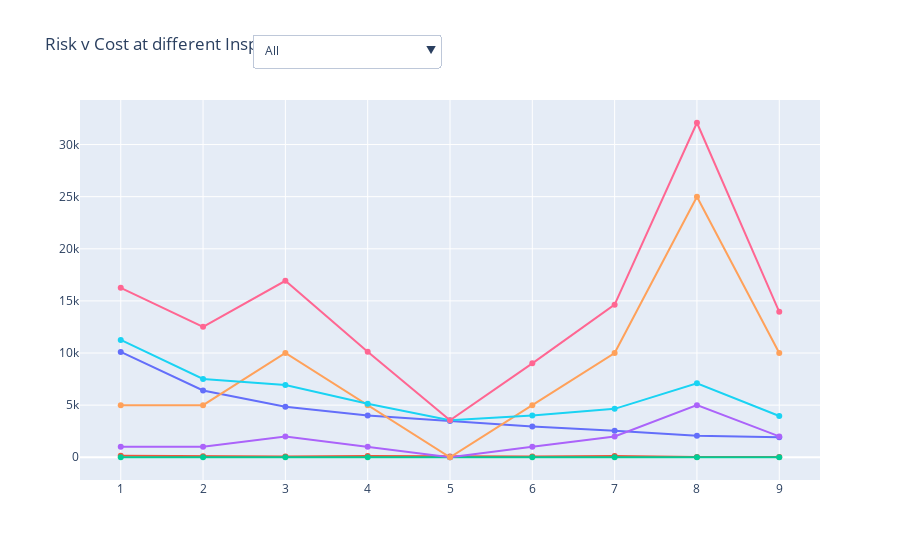

The notebook cell saved with this chart:
### Code cell
comp.mc_timeline(10)
make_inspection_interval_fig_drop(comp)

### Figure 1 — Plotly figure (JSON) as saved in the notebook; plotly's stock layout.template omitted (floating-point values rounded to 4 significant figures)
{"data": [{"name": "inspection", "showlegend": false, "type": "scatter", "x": [1, 2, 3, 4, 5, 6, 7, 8, 9], "y": [10104, 6410, 4850, 4002, 3470, 2940, 2532, 2062, 1925]}, {"name": "on_condition_repair", "showlegend": false, "type": "scatter", "x": [1, 2, 3, 4, 5, 6, 7, 8, 9], "y": [150, 100, 80, 130, 70, 70, 110, 30, 30]}, {"name": "on_condition_replacement", "showlegend": false, "type": "scatter", "x": [1, 2, 3, 4, 5, 6, 7, 8, 9], "y": [0, 0, 0, 0, 0, 0, 0, 0, 0]}, {"name": "on_failure_replacement", "showlegend": false, "type": "scatter", "x": [1, 2, 3, 4, 5, 6, 7, 8, 9], "y": [1000, 1000, 2000, 1000, 0, 1000, 2000, 5000, 2000]}, {"name": "risk_cost", "showlegend": false, "type": "scatter", "x": [1, 2, 3, 4, 5, 6, 7, 8, 9], "y": [5000, 5000, 10000, 5000, 0, 5000, 10000, 25000, 10000]}, {"name": "direct_cost", "showlegend": false, "type": "scatter", "x": [1, 2, 3, 4, 5, 6, 7, 8, 9], "y": [11254, 7510, 6930, 5132, 3540, 4010, 4642, 7092, 3955]}, {"name": "total", "showlegend": false, "type": "scatter", "x": [1, 2, 3, 4, 5, 6, 7, 8, 9], "y": [16254, 12510, 16930, 10132, 3540, 9010, 14642, 32092, 13955]}], "layout": {"title": {"text": "Risk v Cost at different Inspection Intervals"}, "updatemenus": [{"active": 0, "buttons": [{"args": [{"visible": [true, true, true, true, true, true, true]}, {"showlegend": false, "title": "Risk v Cost at different Inspection Intervals"}], "label": "All", "method": "update"}, {"args": [{"visible": [true, false, false, false, false, false, false]}, {"showlegend": false, "title": "Risk v Cost at different Inspection Intervals"}], "label": "Inspection", "method": "update"}, {"args": [{"visible": [false, true, false, false, false, false, false]}, {"showlegend": false, "title": "Risk v Cost at different Inspection Intervals"}], "label": "On Condition Repair", "method": "update"}, {"args": [{"visible": [false, false, true, false, false, false, false]}, {"showlegend": false, "title": "Risk v Cost at different Inspection Intervals"}], "label": "On Condition Replacement", "method": "update"}, {"args": [{"visible": [false, false, false, true, false, false, false]}, {"showlegend": false, "title": "Risk v Cost at different Inspection Intervals"}], "label": "On Failure Replacement", "method": "update"}, {"args": [{"visible": [false, false, false, false, true, false, false]}, {"showlegend": false, "title": "Risk v Cost at different Inspection Intervals"}], "label": "Risk Cost", "method": "update"}, {"args": [{"visible": [false, false, false, false, false, true, false]}, {"showlegend": false, "title": "Risk v Cost at different Inspection Intervals"}], "label": "Direct Cost", "method": "update"}, {"args": [{"visible": [false, false, false, false, false, false, true]}, {"showlegend": false, "title": "Risk v Cost at different Inspection Intervals"}], "label": "Total", "method": "update"}], "direction": "down", "pad": {"r": 10, "t": 10}, "showactive": true, "x": 0.5, "xanchor": "right", "y": 1.2, "yanchor": "top"}], "xaxis": {"automargin": true}, "yaxis": {"automargin": true}}}
